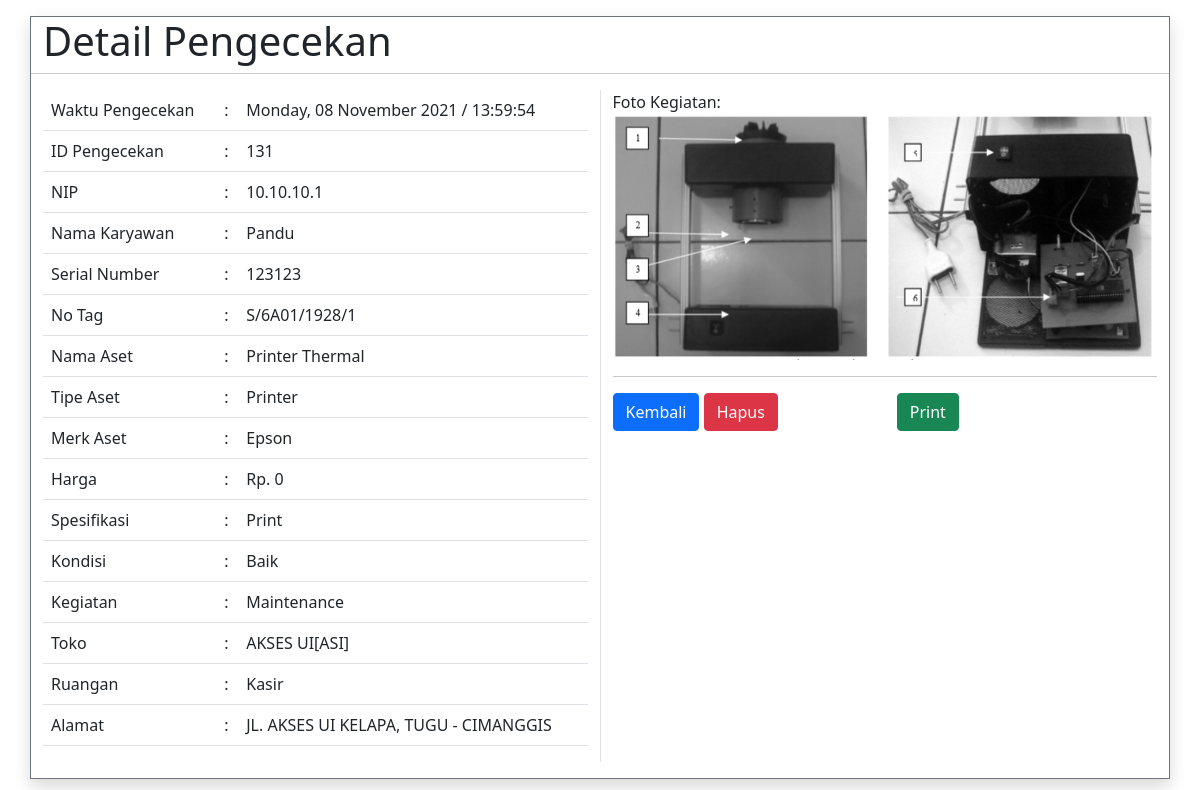
/detail_laporan_pengecekan.php?id_pengecekan=131 (signed in), run on the app's committed database.
### tables this page shows
CREATE TABLE `pengecekan` (
  `id_pengecekan` int(11) NOT NULL,
  `serial_number` int(10) NOT NULL,
  `no_tag` varchar(15) NOT NULL,
  `nama_aset` char(50) NOT NULL,
  `merk_aset` char(25) NOT NULL,
  `spesifikasi` text NOT NULL,
  `kegiatan` char(50) NOT NULL,
  `kd_store` varchar(4) NOT NULL,
  `gambar` varchar(25) NOT NULL,
  `tgl_cek` date NOT NULL,
  `jam_cek` time NOT NULL,
  `kondisi` char(10) NOT NULL,
  `id_tipe` int(3) NOT NULL,
  `id_ruang` int(3) NOT NULL,
  `nip` varchar(10) NOT NULL,
  `harga` int(10) NOT NULL
);

CREATE TABLE `karyawan` (
  `nip` varchar(10) NOT NULL,
  `nama_lengkap` char(100) NOT NULL,
  `jenis_kelamin` varchar(10) NOT NULL,
  `email` varchar(50) NOT NULL
);

CREATE TABLE `tipe` (
  `id_tipe` int(3) NOT NULL,
  `nama_tipe` varchar(50) NOT NULL
);

CREATE TABLE `store` (
  `KD_STORE` varchar(4) NOT NULL,
  `KD_REGION` char(3) NOT NULL,
  `KD_BRANCH` char(4) NOT NULL,
  `NAMA_STORE` varchar(50) NOT NULL,
  `ALIAS` char(4) NOT NULL,
  `ALAMAT1` varchar(50) NOT NULL,
  `ALAMAT2` varchar(50) NOT NULL,
  `ALAMAT3` varchar(20) NOT NULL,
  `KODE_POS` int(5) NOT NULL,
  `TELP` varchar(13) NOT NULL
);

CREATE TABLE `ruangan` (
  `id_ruang` int(3) NOT NULL,
  `nama_ruang` varchar(25) NOT NULL
);

### functions.php (called while the page is built, shortened)
<?php
$koneksi = mysqli_connect("localhost","root","","lawson");
function query($query){
    global $koneksi;
    $result = mysqli_query($koneksi, $query);
    $rows = [];
    while ($row = mysqli_fetch_assoc($result)){
        $rows[] = $row;
    }
    return $rows;
}
?>

### detail_laporan_pengecekan.php (the view, shortened to what this page needs)
<?php
require 'functions.php';
$id_pengecekan = $_GET["id_pengecekan"];
$result = query("SELECT * from (((pengecekan inner join store on pengecekan.kd_store = store.KD_STORE)
                inner join tipe on pengecekan.id_tipe = tipe.id_tipe)
                inner join ruangan on pengecekan.id_ruang = ruangan.id_ruang)
                inner join karyawan on pengecekan.nip = karyawan.nip
                where id_pengecekan = '$id_pengecekan'")[0];
$date = mysqli_query($koneksi, "SELECT tgl_cek from pengecekan where id_pengecekan = '$id_pengecekan' ");
$row = mysqli_fetch_assoc($date);
$tanggal = $row["tgl_cek"];
?>
<!DOCTYPE html>
<html lang="en">
<head>
    <link rel="stylesheet" href="assets/css/bootstrap.min.css">
    <link rel="stylesheet" href="assets/css/hovergambar.css">
    <link rel="stylesheet" href="https://cdn.jsdelivr.net/npm/bootstrap-icons@1.5.0/font/bootstrap-icons.css">
</head>
<body class="sb-nav-fixed">
    <div class="container pb-3 shadow my-3 border border-secondary">
        <div class="row">
        <h1>Detail Pengecekan</h1>
        <hr class="py-0 bg-dark">
            <div class="col">
            <table class="table">
                    <tr>
                        <td>Waktu Pengecekan</td>
                        <td>:</td>
                        <td><?= date("l, d F Y", strtotime($tanggal)) . ' / ' . $result["jam_cek"] ;?></td>
                    </tr>
                    <tr>
                        <td>ID Pengecekan</td>
                        <td>:</td>
                        <td><?= $result["id_pengecekan"] ;?></td>
                    </tr>
                    <tr>
                        <td>NIP </td>
                        <td>:</td>
                        <td><?= $result["nip"] ;?></td>
                    </tr>
                    <tr>
                        <td>Nama Karyawan</td>
                        <td>:</td>
                        <td><?= $result["nama_lengkap"] ;?></td>
                    </tr>
                    <tr>
                        <td>Serial Number</td>
                        <td>:</td>
                        <td><?= $result["serial_number"];?></td>
                    </tr>
                    <tr>
                        <td>No Tag</td>
                        <td>:</td>
                        <td><?= $result["no_tag"];?></td>
                    </tr>
                    <tr>
                        <td>Nama Aset</td>
                        <td>:</td>
                        <td><?= $result["nama_aset"] ;?></td>
                    </tr>
                    <tr>
                        <td>Tipe Aset</td>
                        <td>:</td>
                        <td><?= $result["nama_tipe"] ;?></td>
                    </tr>
                    <tr>
                        <td>Merk Aset</td>
                        <td>:</td>
                        <td><?= $result["merk_aset"] ;?></td>
                    </tr>
                    <tr>
                        <td>Harga</td>
                        <td>:</td>
                        <td>Rp. <?= number_format($result["harga"],0,',','.') ;?></td>
                    </tr>
                    <tr>
                        <td>Spesifikasi</td>
                        <td>:</td>
                        <td><?= $result["spesifikasi"] ;?></td>
                    </tr>
                    <tr>
                        <td>Kondisi</td>
                        <td>:</td>
                        <td><?= $result["kondisi"] ;?></td>
                    </tr>
                    <tr>
                        <td>Kegiatan</td>
                        <td>:</td>
                        <td><?= $result["kegiatan"] ;?></td>
                    </tr>
                    <tr>
                        <td>Toko</td>
                        <td>:</td>
                        <td><?= $result["NAMA_STORE"] ;?></td>
                    </tr>
                    <tr>
                        <td>Ruangan</td>
                        <td>:</td>
                        <td><?= $result["nama_ruang"] ;?></td>
                    </tr>
                    <tr>
                        <td>Alamat</td>
                        <td>:</td>
                        <td><?= $result["ALAMAT1"]. ', '. $result["ALAMAT2"] ;?></td>
                    </tr>
                </table>
            </div>
            <div class="col d-grip gap-2 mx-auto border-start">
                <label for="">Foto Kegiatan:</label>
                <a target="_blank" href="img/<?= $result["gambar"];?>"> <img src="img/<?= $result["gambar"];?>" alt="" width="100%"> </a>
                <hr>
                <div class="row">
                    <div class="col">
                <a class="text-start align-center" href="laporan.php"><button class="btn btn-primary">  Kembali </button></a>
                <a class="text-end align-center" href="hapus_pengecekan.php?id_pengecekan=<?= $result["id_pengecekan"].'&gambar='.$result["gambar"];?> "><button class="btn btn-danger" onclick="return confirm('Yakin Hapus?')">  Hapus </button></a>
                </div>
                <div class="col">
                <form action="" method="POST">
                    <button class="align-center btn btn-success" type="submit" name="print"> Print </button>
                </form>
                </div>
            </div>
        </div>
    </div>
</body>
</html>

### data on the page
pengecekan: tgl_cek "Monday, 08 November 2021", jam_cek "13:59:54", id_pengecekan "131", karyawan.nip "10.10.10.1", karyawan.nama_lengkap "Pandu", serial_number "123123", no_tag "S/6A01/1928/1", nama_aset "Printer Thermal", id_tipe.nama_tipe "Printer", merk_aset "Epson", harga "0", spesifikasi "Print", kondisi "Baik", kegiatan "Maintenance", kd_store.NAMA_STORE "AKSES UI[ASI]", id_ruang.nama_ruang "Kasir", kd_store.ALAMAT1 "JL. AKSES UI KELAPA", kd_store.ALAMAT2 "TUGU - CIMANGGIS", gambar (picture)
